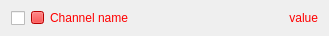
<?xml version="1.0" encoding="UTF-8"?>
<ui version="4.0">
 <class>ChannelDiplay</class>
 <widget class="QWidget" name="ChannelDiplay">
  <property name="geometry">
   <rect>
    <x>0</x>
    <y>0</y>
    <width>329</width>
    <height>31</height>
   </rect>
  </property>
  <property name="windowTitle">
   <string>Form</string>
  </property>
  <layout class="QHBoxLayout" name="horizontalLayout" stretch="0,0,1,0">
   <item>
    <widget class="QCheckBox" name="display">
     <property name="minimumSize">
      <size>
       <width>13</width>
       <height>13</height>
      </size>
     </property>
     <property name="text">
      <string/>
     </property>
    </widget>
   </item>
   <item>
    <widget class="QPushButton" name="color_btn">
     <property name="sizePolicy">
      <sizepolicy hsizetype="Fixed" vsizetype="Fixed">
       <horstretch>0</horstretch>
       <verstretch>0</verstretch>
      </sizepolicy>
     </property>
     <property name="minimumSize">
      <size>
       <width>13</width>
       <height>13</height>
      </size>
     </property>
     <property name="maximumSize">
      <size>
       <width>13</width>
       <height>13</height>
      </size>
     </property>
     <property name="autoFillBackground">
      <bool>false</bool>
     </property>
     <property name="styleSheet">
      <string notr="true">background-color: rgb(255, 0, 0);</string>
     </property>
     <property name="text">
      <string/>
     </property>
     <property name="flat">
      <bool>false</bool>
     </property>
    </widget>
   </item>
   <item>
    <widget class="QLabel" name="name">
     <property name="text">
      <string>&lt;html&gt;&lt;head/&gt;&lt;body&gt;&lt;p&gt;&lt;span style=&quot; color:#ff0000;&quot;&gt;Channel name&lt;/span&gt;&lt;/p&gt;&lt;/body&gt;&lt;/html&gt;</string>
     </property>
     <property name="textFormat">
      <enum>Qt::RichText</enum>
     </property>
    </widget>
   </item>
   <item>
    <widget class="QLabel" name="value">
     <property name="minimumSize">
      <size>
       <width>75</width>
       <height>0</height>
      </size>
     </property>
     <property name="text">
      <string>&lt;html&gt;&lt;head/&gt;&lt;body&gt;&lt;p&gt;&lt;span style=&quot; color:#ff0000;&quot;&gt;value&lt;/span&gt;&lt;/p&gt;&lt;/body&gt;&lt;/html&gt;</string>
     </property>
     <property name="textFormat">
      <enum>Qt::RichText</enum>
     </property>
     <property name="alignment">
      <set>Qt::AlignRight|Qt::AlignTrailing|Qt::AlignVCenter</set>
     </property>
    </widget>
   </item>
  </layout>
 </widget>
 <resources/>
 <connections/>
</ui>
